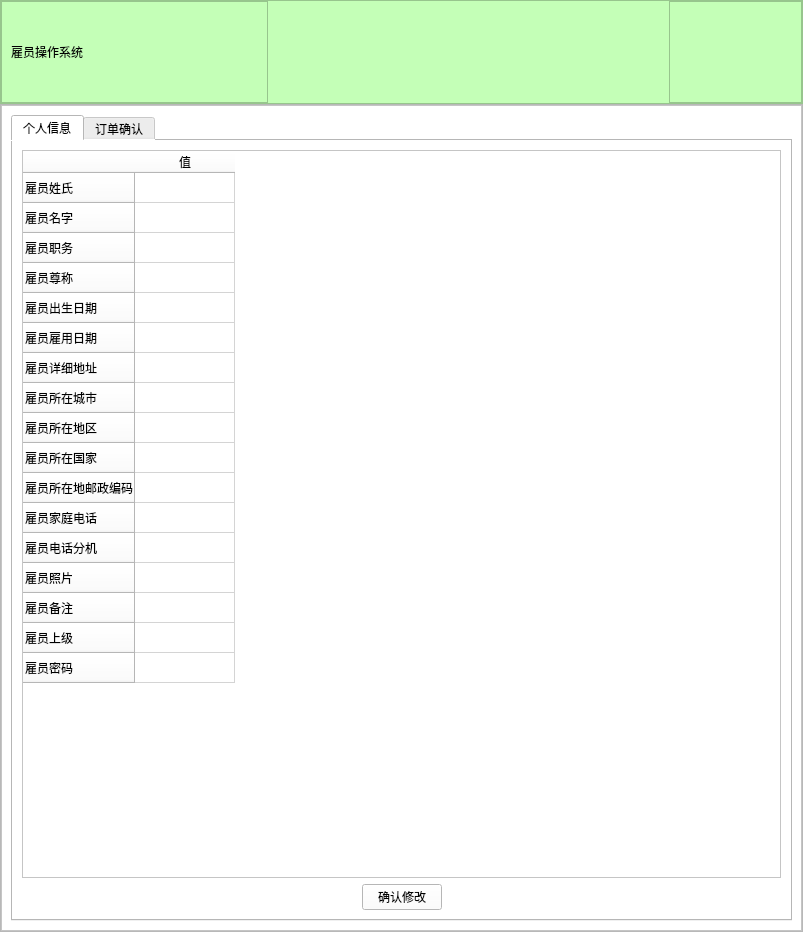
<?xml version="1.0" encoding="UTF-8"?>
<ui version="4.0">
 <class>MainWindow</class>
 <widget class="QMainWindow" name="MainWindow">
  <property name="geometry">
   <rect>
    <x>0</x>
    <y>0</y>
    <width>803</width>
    <height>932</height>
   </rect>
  </property>
  <property name="windowTitle">
   <string>雇员操作系统</string>
  </property>
  <widget class="QWidget" name="centralwidget">
   <layout class="QVBoxLayout" name="verticalLayout_2">
    <property name="spacing">
     <number>0</number>
    </property>
    <property name="leftMargin">
     <number>0</number>
    </property>
    <property name="topMargin">
     <number>0</number>
    </property>
    <property name="rightMargin">
     <number>0</number>
    </property>
    <property name="bottomMargin">
     <number>0</number>
    </property>
    <item>
     <layout class="QVBoxLayout" name="verticalLayout" stretch="1,8">
      <property name="spacing">
       <number>0</number>
      </property>
      <item>
       <widget class="QFrame" name="frame">
        <property name="styleSheet">
         <string notr="true">background-color: rgb(196, 255, 183);</string>
        </property>
        <property name="frameShape">
         <enum>QFrame::StyledPanel</enum>
        </property>
        <property name="frameShadow">
         <enum>QFrame::Raised</enum>
        </property>
        <layout class="QVBoxLayout" name="verticalLayout_4">
         <property name="spacing">
          <number>0</number>
         </property>
         <property name="leftMargin">
          <number>0</number>
         </property>
         <property name="topMargin">
          <number>0</number>
         </property>
         <property name="rightMargin">
          <number>0</number>
         </property>
         <property name="bottomMargin">
          <number>0</number>
         </property>
         <item>
          <layout class="QHBoxLayout" name="horizontalLayout" stretch="2,3,1">
           <property name="spacing">
            <number>0</number>
           </property>
           <item>
            <widget class="QFrame" name="frame_4">
             <property name="sizePolicy">
              <sizepolicy hsizetype="Expanding" vsizetype="Preferred">
               <horstretch>0</horstretch>
               <verstretch>0</verstretch>
              </sizepolicy>
             </property>
             <property name="styleSheet">
              <string notr="true">QPushButton,#pushbutton{
	border:none;
	color:(255,255,255)
}</string>
             </property>
             <property name="frameShape">
              <enum>QFrame::StyledPanel</enum>
             </property>
             <property name="frameShadow">
              <enum>QFrame::Raised</enum>
             </property>
             <layout class="QHBoxLayout" name="horizontalLayout_3">
              <item>
               <layout class="QHBoxLayout" name="horizontalLayout_5">
                <item>
                 <widget class="QLabel" name="label">
                  <property name="styleSheet">
                   <string notr="true">font: 14pt &quot;方正粗黑宋简体&quot;;border:none</string>
                  </property>
                  <property name="text">
                   <string>雇员操作系统</string>
                  </property>
                 </widget>
                </item>
               </layout>
              </item>
             </layout>
            </widget>
           </item>
           <item>
            <spacer name="horizontalSpacer">
             <property name="orientation">
              <enum>Qt::Horizontal</enum>
             </property>
             <property name="sizeType">
              <enum>QSizePolicy::Maximum</enum>
             </property>
             <property name="sizeHint" stdset="0">
              <size>
               <width>600</width>
               <height>20</height>
              </size>
             </property>
            </spacer>
           </item>
           <item>
            <widget class="QFrame" name="frame_3">
             <property name="sizePolicy">
              <sizepolicy hsizetype="Expanding" vsizetype="Preferred">
               <horstretch>0</horstretch>
               <verstretch>0</verstretch>
              </sizepolicy>
             </property>
             <property name="styleSheet">
              <string notr="true">QPushButton,#pushbutton{
	border:none;
	color:(255,255,255)
}</string>
             </property>
             <property name="frameShape">
              <enum>QFrame::StyledPanel</enum>
             </property>
             <property name="frameShadow">
              <enum>QFrame::Raised</enum>
             </property>
             <layout class="QHBoxLayout" name="horizontalLayout_2">
              <property name="spacing">
               <number>0</number>
              </property>
              <property name="leftMargin">
               <number>0</number>
              </property>
              <property name="topMargin">
               <number>0</number>
              </property>
              <property name="rightMargin">
               <number>0</number>
              </property>
              <property name="bottomMargin">
               <number>0</number>
              </property>
              <item>
               <widget class="QPushButton" name="button2f5">
                <property name="styleSheet">
                 <string notr="true">border:none;</string>
                </property>
                <property name="text">
                 <string/>
                </property>
                <property name="icon">
                 <iconset>
                  <normaloff>Icon/刷新1.png</normaloff>Icon/刷新1.png</iconset>
                </property>
                <property name="iconSize">
                 <size>
                  <width>26</width>
                  <height>26</height>
                 </size>
                </property>
               </widget>
              </item>
              <item>
               <widget class="QPushButton" name="pushButton_2">
                <property name="text">
                 <string/>
                </property>
                <property name="icon">
                 <iconset>
                  <normaloff>Icon/minus.png</normaloff>Icon/minus.png</iconset>
                </property>
                <property name="iconSize">
                 <size>
                  <width>26</width>
                  <height>26</height>
                 </size>
                </property>
               </widget>
              </item>
              <item>
               <widget class="QPushButton" name="pushButton">
                <property name="text">
                 <string/>
                </property>
                <property name="icon">
                 <iconset>
                  <normaloff>Icon/close.png</normaloff>Icon/close.png</iconset>
                </property>
                <property name="iconSize">
                 <size>
                  <width>26</width>
                  <height>27</height>
                 </size>
                </property>
               </widget>
              </item>
             </layout>
            </widget>
           </item>
          </layout>
         </item>
        </layout>
       </widget>
      </item>
      <item>
       <widget class="QFrame" name="frame_2">
        <property name="frameShape">
         <enum>QFrame::StyledPanel</enum>
        </property>
        <property name="frameShadow">
         <enum>QFrame::Raised</enum>
        </property>
        <layout class="QHBoxLayout" name="horizontalLayout_4" stretch="7">
         <property name="spacing">
          <number>0</number>
         </property>
         <property name="leftMargin">
          <number>0</number>
         </property>
         <property name="topMargin">
          <number>0</number>
         </property>
         <property name="rightMargin">
          <number>0</number>
         </property>
         <property name="bottomMargin">
          <number>0</number>
         </property>
         <item>
          <widget class="QFrame" name="frame_6">
           <property name="styleSheet">
            <string notr="true">background-color: rgb(255, 255, 255);</string>
           </property>
           <property name="frameShape">
            <enum>QFrame::StyledPanel</enum>
           </property>
           <property name="frameShadow">
            <enum>QFrame::Raised</enum>
           </property>
           <layout class="QVBoxLayout" name="verticalLayout_5">
            <item>
             <widget class="QTabWidget" name="TabWid">
              <property name="currentIndex">
               <number>0</number>
              </property>
              <widget class="QWidget" name="tabInf">
               <attribute name="title">
                <string>个人信息</string>
               </attribute>
               <layout class="QVBoxLayout" name="verticalLayout_3" stretch="0,0">
                <item>
                 <widget class="QTableWidget" name="Tab2GInf">
                  <row>
                   <property name="text">
                    <string>雇员姓氏</string>
                   </property>
                  </row>
                  <row>
                   <property name="text">
                    <string>雇员名字</string>
                   </property>
                  </row>
                  <row>
                   <property name="text">
                    <string>雇员职务</string>
                   </property>
                  </row>
                  <row>
                   <property name="text">
                    <string>雇员尊称</string>
                   </property>
                  </row>
                  <row>
                   <property name="text">
                    <string>雇员出生日期</string>
                   </property>
                  </row>
                  <row>
                   <property name="text">
                    <string>雇员雇用日期</string>
                   </property>
                  </row>
                  <row>
                   <property name="text">
                    <string>雇员详细地址</string>
                   </property>
                  </row>
                  <row>
                   <property name="text">
                    <string>雇员所在城市</string>
                   </property>
                  </row>
                  <row>
                   <property name="text">
                    <string>雇员所在地区</string>
                   </property>
                  </row>
                  <row>
                   <property name="text">
                    <string>雇员所在国家</string>
                   </property>
                  </row>
                  <row>
                   <property name="text">
                    <string>雇员所在地邮政编码</string>
                   </property>
                  </row>
                  <row>
                   <property name="text">
                    <string>雇员家庭电话</string>
                   </property>
                  </row>
                  <row>
                   <property name="text">
                    <string>雇员电话分机</string>
                   </property>
                  </row>
                  <row>
                   <property name="text">
                    <string>雇员照片</string>
                   </property>
                  </row>
                  <row>
                   <property name="text">
                    <string>雇员备注</string>
                   </property>
                  </row>
                  <row>
                   <property name="text">
                    <string>雇员上级</string>
                   </property>
                  </row>
                  <row>
                   <property name="text">
                    <string>雇员密码</string>
                   </property>
                  </row>
                  <column>
                   <property name="text">
                    <string>值</string>
                   </property>
                   <property name="textAlignment">
                    <set>AlignCenter</set>
                   </property>
                   <property name="background">
                    <color alpha="0">
                     <red>0</red>
                     <green>0</green>
                     <blue>0</blue>
                    </color>
                   </property>
                  </column>
                  <item row="1" column="0">
                   <property name="text">
                    <string/>
                   </property>
                   <property name="flags">
                    <set>NoItemFlags</set>
                   </property>
                  </item>
                 </widget>
                </item>
                <item>
                 <layout class="QHBoxLayout" name="horizontalLayout_9">
                  <item>
                   <spacer name="horizontalSpacer_6">
                    <property name="orientation">
                     <enum>Qt::Horizontal</enum>
                    </property>
                    <property name="sizeHint" stdset="0">
                     <size>
                      <width>40</width>
                      <height>20</height>
                     </size>
                    </property>
                   </spacer>
                  </item>
                  <item>
                   <widget class="QPushButton" name="button2Greset">
                    <property name="text">
                     <string>确认修改</string>
                    </property>
                   </widget>
                  </item>
                  <item>
                   <spacer name="horizontalSpacer_9">
                    <property name="orientation">
                     <enum>Qt::Horizontal</enum>
                    </property>
                    <property name="sizeHint" stdset="0">
                     <size>
                      <width>40</width>
                      <height>20</height>
                     </size>
                    </property>
                   </spacer>
                  </item>
                 </layout>
                </item>
               </layout>
              </widget>
              <widget class="QWidget" name="tab2GRig">
               <attribute name="title">
                <string>订单确认</string>
               </attribute>
               <layout class="QVBoxLayout" name="verticalLayout_6" stretch="9,1,1">
                <property name="spacing">
                 <number>1</number>
                </property>
                <property name="leftMargin">
                 <number>1</number>
                </property>
                <property name="topMargin">
                 <number>1</number>
                </property>
                <property name="rightMargin">
                 <number>1</number>
                </property>
                <property name="bottomMargin">
                 <number>1</number>
                </property>
                <item>
                 <widget class="QFrame" name="frame_5">
                  <property name="frameShape">
                   <enum>QFrame::StyledPanel</enum>
                  </property>
                  <property name="frameShadow">
                   <enum>QFrame::Raised</enum>
                  </property>
                  <layout class="QHBoxLayout" name="horizontalLayout_6">
                   <item>
                    <widget class="QGroupBox" name="groupBox">
                     <property name="title">
                      <string>订单信息</string>
                     </property>
                     <layout class="QHBoxLayout" name="horizontalLayout_7">
                      <item>
                       <widget class="QTableWidget" name="tabDInf">
                        <column>
                         <property name="text">
                          <string>订单ID</string>
                         </property>
                        </column>
                        <column>
                         <property name="text">
                          <string>订单订购日期</string>
                         </property>
                        </column>
                        <column>
                         <property name="text">
                          <string>订单发货日期</string>
                         </property>
                        </column>
                        <column>
                         <property name="text">
                          <string>订单到货日期</string>
                         </property>
                        </column>
                        <column>
                         <property name="text">
                          <string>订单贷款确认日期</string>
                         </property>
                        </column>
                        <column>
                         <property name="text">
                          <string>订单运货费</string>
                         </property>
                        </column>
                        <column>
                         <property name="text">
                          <string>订单货主名称</string>
                         </property>
                        </column>
                        <column>
                         <property name="text">
                          <string>订单货主详细地址</string>
                         </property>
                        </column>
                        <column>
                         <property name="text">
                          <string>订单货主所在国家</string>
                         </property>
                        </column>
                        <column>
                         <property name="text">
                          <string>订单货主所在城市</string>
                         </property>
                        </column>
                        <column>
                         <property name="text">
                          <string>新建列</string>
                         </property>
                        </column>
                        <column>
                         <property name="text">
                          <string>订单货主所在地区</string>
                         </property>
                        </column>
                        <column>
                         <property name="text">
                          <string>订单折扣</string>
                         </property>
                        </column>
                       </widget>
                      </item>
                     </layout>
                    </widget>
                   </item>
                  </layout>
                 </widget>
                </item>
                <item>
                 <widget class="QFrame" name="frame_7">
                  <property name="frameShape">
                   <enum>QFrame::StyledPanel</enum>
                  </property>
                  <property name="frameShadow">
                   <enum>QFrame::Raised</enum>
                  </property>
                  <layout class="QHBoxLayout" name="horizontalLayout_8" stretch="6">
                   <property name="leftMargin">
                    <number>0</number>
                   </property>
                   <property name="topMargin">
                    <number>0</number>
                   </property>
                   <property name="rightMargin">
                    <number>0</number>
                   </property>
                   <property name="bottomMargin">
                    <number>0</number>
                   </property>
                   <item>
                    <widget class="QFrame" name="frame_10">
                     <property name="frameShape">
                      <enum>QFrame::StyledPanel</enum>
                     </property>
                     <property name="frameShadow">
                      <enum>QFrame::Raised</enum>
                     </property>
                     <layout class="QVBoxLayout" name="verticalLayout_7" stretch="1,2">
                      <property name="spacing">
                       <number>0</number>
                      </property>
                      <property name="leftMargin">
                       <number>0</number>
                      </property>
                      <property name="topMargin">
                       <number>0</number>
                      </property>
                      <property name="rightMargin">
                       <number>0</number>
                      </property>
                      <property name="bottomMargin">
                       <number>0</number>
                      </property>
                      <item>
                       <widget class="QFrame" name="frame_11">
                        <property name="frameShape">
                         <enum>QFrame::StyledPanel</enum>
                        </property>
                        <property name="frameShadow">
                         <enum>QFrame::Raised</enum>
                        </property>
                        <layout class="QHBoxLayout" name="horizontalLayout_12">
                         <item>
                          <spacer name="horizontalSpacer_8">
                           <property name="orientation">
                            <enum>Qt::Horizontal</enum>
                           </property>
                           <property name="sizeHint" stdset="0">
                            <size>
                             <width>40</width>
                             <height>20</height>
                            </size>
                           </property>
                          </spacer>
                         </item>
                         <item>
                          <widget class="QLabel" name="label_2">
                           <property name="text">
                            <string>订单ID</string>
                           </property>
                          </widget>
                         </item>
                         <item>
                          <widget class="QLineEdit" name="lineID">
                           <property name="placeholderText">
                            <string>在次输入需要确定的订单的ID号</string>
                           </property>
                          </widget>
                         </item>
                         <item>
                          <spacer name="horizontalSpacer_5">
                           <property name="orientation">
                            <enum>Qt::Horizontal</enum>
                           </property>
                           <property name="sizeHint" stdset="0">
                            <size>
                             <width>40</width>
                             <height>20</height>
                            </size>
                           </property>
                          </spacer>
                         </item>
                        </layout>
                       </widget>
                      </item>
                      <item>
                       <widget class="QFrame" name="frame_12">
                        <property name="frameShape">
                         <enum>QFrame::StyledPanel</enum>
                        </property>
                        <property name="frameShadow">
                         <enum>QFrame::Raised</enum>
                        </property>
                        <layout class="QHBoxLayout" name="horizontalLayout_10" stretch="0,0,0,0">
                         <property name="spacing">
                          <number>0</number>
                         </property>
                         <property name="leftMargin">
                          <number>0</number>
                         </property>
                         <property name="topMargin">
                          <number>0</number>
                         </property>
                         <property name="rightMargin">
                          <number>0</number>
                         </property>
                         <property name="bottomMargin">
                          <number>0</number>
                         </property>
                         <item>
                          <spacer name="horizontalSpacer_7">
                           <property name="orientation">
                            <enum>Qt::Horizontal</enum>
                           </property>
                           <property name="sizeHint" stdset="0">
                            <size>
                             <width>40</width>
                             <height>20</height>
                            </size>
                           </property>
                          </spacer>
                         </item>
                         <item>
                          <widget class="QLabel" name="label_3">
                           <property name="text">
                            <string>订单款货确认时间</string>
                           </property>
                          </widget>
                         </item>
                         <item>
                          <widget class="QDateEdit" name="dataRig"/>
                         </item>
                         <item>
                          <spacer name="horizontalSpacer_4">
                           <property name="orientation">
                            <enum>Qt::Horizontal</enum>
                           </property>
                           <property name="sizeHint" stdset="0">
                            <size>
                             <width>40</width>
                             <height>20</height>
                            </size>
                           </property>
                          </spacer>
                         </item>
                        </layout>
                       </widget>
                      </item>
                     </layout>
                    </widget>
                   </item>
                  </layout>
                 </widget>
                </item>
                <item>
                 <widget class="QFrame" name="frame_8">
                  <property name="frameShape">
                   <enum>QFrame::StyledPanel</enum>
                  </property>
                  <property name="frameShadow">
                   <enum>QFrame::Raised</enum>
                  </property>
                  <layout class="QHBoxLayout" name="horizontalLayout_11">
                   <item>
                    <spacer name="horizontalSpacer_2">
                     <property name="orientation">
                      <enum>Qt::Horizontal</enum>
                     </property>
                     <property name="sizeHint" stdset="0">
                      <size>
                       <width>40</width>
                       <height>20</height>
                      </size>
                     </property>
                    </spacer>
                   </item>
                   <item>
                    <widget class="QPushButton" name="button2DRig">
                     <property name="text">
                      <string>确认订单</string>
                     </property>
                    </widget>
                   </item>
                   <item>
                    <spacer name="horizontalSpacer_3">
                     <property name="orientation">
                      <enum>Qt::Horizontal</enum>
                     </property>
                     <property name="sizeHint" stdset="0">
                      <size>
                       <width>40</width>
                       <height>20</height>
                      </size>
                     </property>
                    </spacer>
                   </item>
                  </layout>
                 </widget>
                </item>
               </layout>
              </widget>
             </widget>
            </item>
           </layout>
          </widget>
         </item>
        </layout>
       </widget>
      </item>
     </layout>
    </item>
   </layout>
  </widget>
 </widget>
 <tabstops>
  <tabstop>pushButton_2</tabstop>
  <tabstop>pushButton</tabstop>
 </tabstops>
 <resources>
  <include location="主界面背景.qrc"/>
 </resources>
 <connections>
  <connection>
   <sender>pushButton_2</sender>
   <signal>clicked()</signal>
   <receiver>MainWindow</receiver>
   <slot>showMinimized()</slot>
   <hints>
    <hint type="sourcelabel">
     <x>781</x>
     <y>23</y>
    </hint>
    <hint type="destinationlabel">
     <x>773</x>
     <y>-111</y>
    </hint>
   </hints>
  </connection>
  <connection>
   <sender>pushButton</sender>
   <signal>clicked()</signal>
   <receiver>MainWindow</receiver>
   <slot>close()</slot>
   <hints>
    <hint type="sourcelabel">
     <x>856</x>
     <y>35</y>
    </hint>
    <hint type="destinationlabel">
     <x>888</x>
     <y>-160</y>
    </hint>
   </hints>
  </connection>
 </connections>
</ui>
